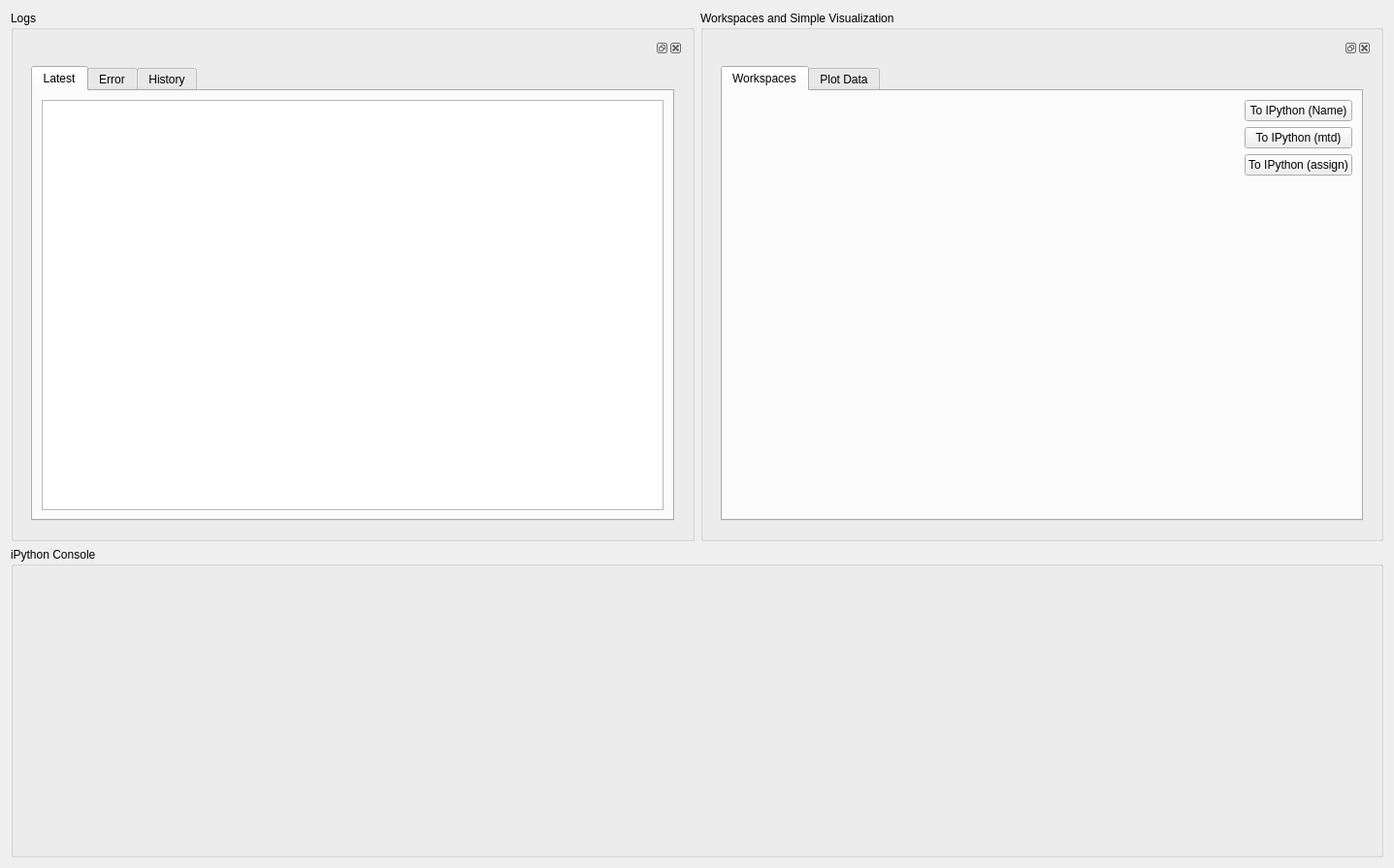
<?xml version="1.0" encoding="UTF-8"?>
<ui version="4.0">
 <class>Form</class>
 <widget class="QWidget" name="Form">
  <property name="geometry">
   <rect>
    <x>0</x>
    <y>0</y>
    <width>1437</width>
    <height>895</height>
   </rect>
  </property>
  <property name="windowTitle">
   <string>Form</string>
  </property>
  <layout class="QVBoxLayout" name="verticalLayout">
   <item>
    <layout class="QHBoxLayout" name="horizontalLayout_2">
     <item>
      <widget class="QGroupBox" name="groupBox_upperRight">
       <property name="title">
        <string>Logs</string>
       </property>
       <layout class="QGridLayout" name="gridLayout_2">
        <item row="0" column="0">
         <widget class="QDockWidget" name="dockWidget_wsList">
          <property name="sizePolicy">
           <sizepolicy hsizetype="Preferred" vsizetype="Preferred">
            <horstretch>0</horstretch>
            <verstretch>0</verstretch>
           </sizepolicy>
          </property>
          <property name="acceptDrops">
           <bool>true</bool>
          </property>
          <property name="floating">
           <bool>false</bool>
          </property>
          <widget class="QWidget" name="dockWidgetContents_5">
           <layout class="QGridLayout" name="gridLayout_4">
            <item row="0" column="0">
             <widget class="QTabWidget" name="tabWidget_logging">
              <property name="currentIndex">
               <number>0</number>
              </property>
              <widget class="QWidget" name="tab_3">
               <attribute name="title">
                <string>Latest</string>
               </attribute>
               <layout class="QGridLayout" name="gridLayout_8">
                <item row="0" column="0">
                 <widget class="QPlainTextEdit" name="plainTextEdit_info"/>
                </item>
               </layout>
              </widget>
              <widget class="QWidget" name="tab_error">
               <attribute name="title">
                <string>Error</string>
               </attribute>
               <layout class="QGridLayout" name="gridLayout_9">
                <item row="0" column="0">
                 <widget class="QPlainTextEdit" name="plainTextEdit_error"/>
                </item>
               </layout>
              </widget>
              <widget class="QWidget" name="tab_4">
               <attribute name="title">
                <string>History</string>
               </attribute>
               <layout class="QGridLayout" name="gridLayout_7">
                <item row="0" column="0">
                 <widget class="QPlainTextEdit" name="plainTextEdit_loggingHistory"/>
                </item>
               </layout>
              </widget>
             </widget>
            </item>
           </layout>
          </widget>
         </widget>
        </item>
       </layout>
      </widget>
     </item>
     <item>
      <widget class="QGroupBox" name="groupBox_4">
       <property name="title">
        <string>Workspaces and Simple Visualization</string>
       </property>
       <layout class="QGridLayout" name="gridLayout_3">
        <item row="0" column="0">
         <widget class="QDockWidget" name="dockWidget_graphic">
          <property name="sizePolicy">
           <sizepolicy hsizetype="Expanding" vsizetype="Preferred">
            <horstretch>0</horstretch>
            <verstretch>0</verstretch>
           </sizepolicy>
          </property>
          <property name="acceptDrops">
           <bool>true</bool>
          </property>
          <property name="floating">
           <bool>false</bool>
          </property>
          <widget class="QWidget" name="dockWidgetContents_4">
           <layout class="QGridLayout" name="gridLayout_5">
            <item row="0" column="0">
             <widget class="QTabWidget" name="tabWidget_table_view">
              <property name="currentIndex">
               <number>0</number>
              </property>
              <widget class="QWidget" name="tab">
               <attribute name="title">
                <string>Workspaces</string>
               </attribute>
               <layout class="QGridLayout" name="gridLayout_6">
                <item row="0" column="0">
                 <widget class="QFrame" name="frame_tableWidget_dataStructure">
                  <property name="sizePolicy">
                   <sizepolicy hsizetype="Expanding" vsizetype="Expanding">
                    <horstretch>0</horstretch>
                    <verstretch>0</verstretch>
                   </sizepolicy>
                  </property>
                 </widget>
                </item>
                <item row="0" column="1">
                 <layout class="QVBoxLayout" name="verticalLayout_2">
                  <item>
                   <widget class="QPushButton" name="pushButton_toIPython">
                    <property name="text">
                     <string>To IPython (Name)</string>
                    </property>
                   </widget>
                  </item>
                  <item>
                   <widget class="QPushButton" name="pushButton_toIPythonMtd">
                    <property name="text">
                     <string>To IPython (mtd)</string>
                    </property>
                   </widget>
                  </item>
                  <item>
                   <widget class="QPushButton" name="pushButton_toIPythonAssign">
                    <property name="text">
                     <string>To IPython (assign)</string>
                    </property>
                   </widget>
                  </item>
                  <item>
                   <spacer name="verticalSpacer">
                    <property name="orientation">
                     <enum>Qt::Vertical</enum>
                    </property>
                    <property name="sizeHint" stdset="0">
                     <size>
                      <width>20</width>
                      <height>40</height>
                     </size>
                    </property>
                   </spacer>
                  </item>
                 </layout>
                </item>
               </layout>
              </widget>
              <widget class="QWidget" name="tab_2">
               <attribute name="title">
                <string>Plot Data</string>
               </attribute>
               <layout class="QVBoxLayout" name="verticalLayout_3">
                <item>
                 <widget class="QFrame" name="frame_graphicsView_general">
                  <property name="sizePolicy">
                   <sizepolicy hsizetype="Expanding" vsizetype="Expanding">
                    <horstretch>0</horstretch>
                    <verstretch>0</verstretch>
                   </sizepolicy>
                  </property>
                  <property name="minimumSize">
                   <size>
                    <width>600</width>
                    <height>0</height>
                   </size>
                  </property>
                  <property name="acceptDrops">
                   <bool>false</bool>
                  </property>
                  <property name="autoFillBackground">
                   <bool>true</bool>
                  </property>
                  <property name="interactive" stdset="0">
                   <bool>false</bool>
                  </property>
                 </widget>
                </item>
                <item>
                 <layout class="QHBoxLayout" name="horizontalLayout">
                  <item>
                   <widget class="QPushButton" name="pushButton_fitCanvas">
                    <property name="text">
                     <string>Fit Canvas</string>
                    </property>
                   </widget>
                  </item>
                  <item>
                   <widget class="QPushButton" name="pushButton_clear">
                    <property name="toolTip">
                     <string>&lt;html&gt;&lt;head/&gt;&lt;body&gt;&lt;p&gt;Clear image on the right&lt;/p&gt;&lt;/body&gt;&lt;/html&gt;</string>
                    </property>
                    <property name="text">
                     <string>Clear</string>
                    </property>
                   </widget>
                  </item>
                 </layout>
                </item>
               </layout>
              </widget>
             </widget>
            </item>
           </layout>
          </widget>
         </widget>
        </item>
       </layout>
      </widget>
     </item>
    </layout>
   </item>
   <item>
    <widget class="QGroupBox" name="groupBox_2">
     <property name="sizePolicy">
      <sizepolicy hsizetype="Expanding" vsizetype="Preferred">
       <horstretch>0</horstretch>
       <verstretch>0</verstretch>
      </sizepolicy>
     </property>
     <property name="minimumSize">
      <size>
       <width>0</width>
       <height>320</height>
      </size>
     </property>
     <property name="title">
      <string>iPython Console</string>
     </property>
     <layout class="QGridLayout" name="gridLayout">
      <item row="0" column="0">
       <widget class="QFrame" name="frame_widget_ipython">
        <property name="sizePolicy">
         <sizepolicy hsizetype="Expanding" vsizetype="Preferred">
          <horstretch>0</horstretch>
          <verstretch>0</verstretch>
         </sizepolicy>
        </property>
       </widget>
      </item>
     </layout>
    </widget>
   </item>
  </layout>
 </widget>
 <resources/>
 <connections/>
</ui>
